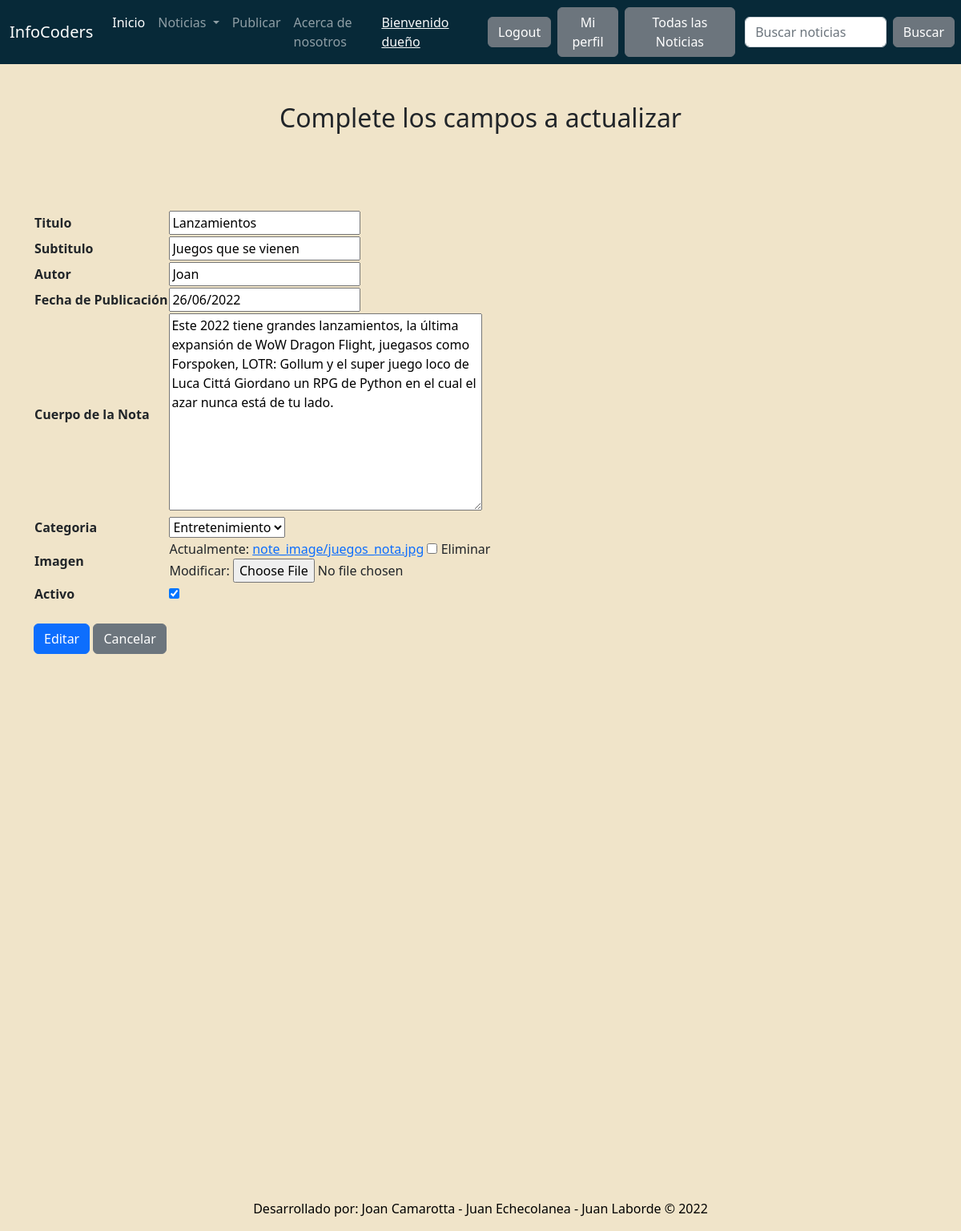
The page /noticias/editar-noticia/17/ (signed in) on the database its author committed.
### blog/models.py (models this page shows, shortened)
class Note(models.Model):
    title = models.CharField(max_length=100, blank=True, null=True)
    subtitle = models.CharField(max_length=100)
    author = models.CharField(max_length=50)
    publish_date = models.DateField(default=now)
    text = models.TextField(blank=True)
    category = models.ForeignKey('Categoria', on_delete=models.CASCADE, related_name='blog')
    image = models.ImageField(upload_to='note_image', blank = True, null = True)
    is_active = models.BooleanField(default=True, blank = True)
    class Meta:
        verbose_name = 'Nota'
        verbose_name_plural = 'Notas'

### blog/views.py (the view, shortened to what this page needs)
# urls.py: path('editar-noticia/<int:pk>/', Update_post.as_view(), name = 'update_post'),
class Update_post(LoginRequiredMixin, UpdateView):
    model = Note
    template_name = 'update_post.html'
    fields = '__all__'

### blog/models.py (called while the page is built)
    def __str__(self):
        return self.name

### templates/update_post.html (shortened to what this page needs)
{% extends 'base.html' %}
{% block content %}
{% if form %}
<h2 class="fw-bopld text-center py-5">Complete los campos a actualizar</h2>
<div class="container px-8 px-lg-7 mt-5">
    <form action="" method="POST" enctype="multipart/form-data">
    <table>
        {{form.as_table}}
        </table>
        <br>
        <input class="btn btn-primary" type="submit" , value="Editar">
        <a class="btn btn-secondary" href = "/noticias/todas-las-noticias/">Cancelar</a>
    </form>
</div>
    {% endif %}
{% endblock %}

### templates/base.html (shortened to what this page needs)
<!doctype html>
<html lang="en">
  <head>
    <link href="https://cdn.jsdelivr.net/npm/bootstrap@5.2.0-beta1/dist/css/bootstrap.min.css" rel="stylesheet">
  </head>
  <body>
    {% load static %}
    <nav class="navbar navbar-expand-lg navbar-dark" style="background-color: #072938;">
        <div class="container-fluid">
          <a class="navbar-brand">InfoCoders</a>
          <div class="collapse navbar-collapse" id="navbarSupportedContent">
            <ul class="navbar-nav me-auto mb-2 mb-lg-0">
              <li class="nav-item">
                <a class="nav-link active" aria-current="page" href="/index/">Inicio</a>
              <li class="nav-item dropdown">
                <a class="nav-link dropdown-toggle" href="#" id="navbarDropdown" role="button" data-bs-toggle="dropdown" aria-expanded="false">
                  Noticias
                </a>
                {% if request.user.is_authenticated %}
                <li class="nav-item">
                  <a class="nav-link" href="/noticias/crear-nota/">Publicar</a>
                </li>
                {% endif %}
                  <li class="nav-item">
                    <a class="nav-link" href="/sobre-nosotros/">Acerca de nosotros</a>
                  </li>
                </div>
                  <ul class="navbar-nav me-auto mb-2 mb-lg-0">
                  <div class="collapse navbar-collapse" id="navbarSupportedContent">
                        {% if request.user.is_authenticated %}
                        <li class="nav-item">
                          <a class="text-light" style="margin-right: 1rem;">
                          <h7>Bienvenido {{request.user.username}} </h7></a>
                        </li>
                        <li class="nav-item">
                            <a class="btn btn-secondary me-2" href="/cuenta/cerrar-sesion/">Logout</a>
                        </li>
                        <li class="nav-item">
                          <a class="btn btn-secondary me-2" href="/cuenta/perfil/">Mi perfil</a>
                      </li>
                        <li class="nav-item">
                          <a class="btn btn-secondary" href="/noticias/todas-las-noticias/">Todas las Noticias</a>
                      </li>
                        {% endif %}
                      </ul>
          </div>
    <form class="d-flex" role="search" action="/noticias/buscar/" metod= "GET">
    <input class="form-control me-2" type = "text" placeholder = "Buscar noticias" name = 'search' aria-label = "Search">
    <button class="btn btn-secondary me-2" type="submit">Buscar</button>
  </form>
      </nav>
      {% block content %}
      {% endblock %}
  </body>
  <footer>
    <br>
    <br>
    <br>
    <br>
    <br>
    <br>
    <br>
    <br>
    <br>
    <br>
    <br>
    <br>
    <br>
    <br>
    <br>
    <br>
    <br>
    <br>
    <br>
    <br>
    <br>
    <br>
    <br>
    <br>
    <br>
    <br>
    <br>
    <br>
    <div class="sticky-xxl-bottom m-2 text-center text-black">
      <p>Desarrollado por: Joan Camarotta - Juan Echecolanea - Juan Laborde &copy 2022</p>
      </div>
  </footer>
</html>

### templates/base.html (style rules this page uses)
body { background-color: #f0e4c9; margin: 0; }

### rows shown on the page
Note: title "Lanzamientos", subtitle "Juegos que se vienen", author "Joan", publish_date "26/06/2022", text "Este 2022 tiene grandes lanzamientos, la última expansión de WoW Dragon Flight, juegasos como Forspoken, LOTR: Gollum y el super juego loco de Luca Cittá Giordano un RPG de Python en el cual el azar nunca está de tu lado.", category "Entretenimiento", is_active "☑"

### other values the page prints
{{ request.user.username }} "dueño"
